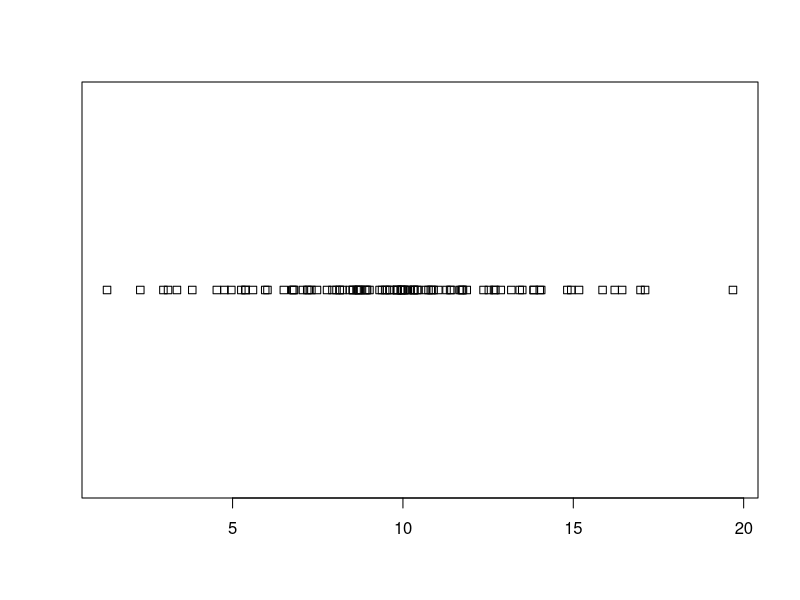
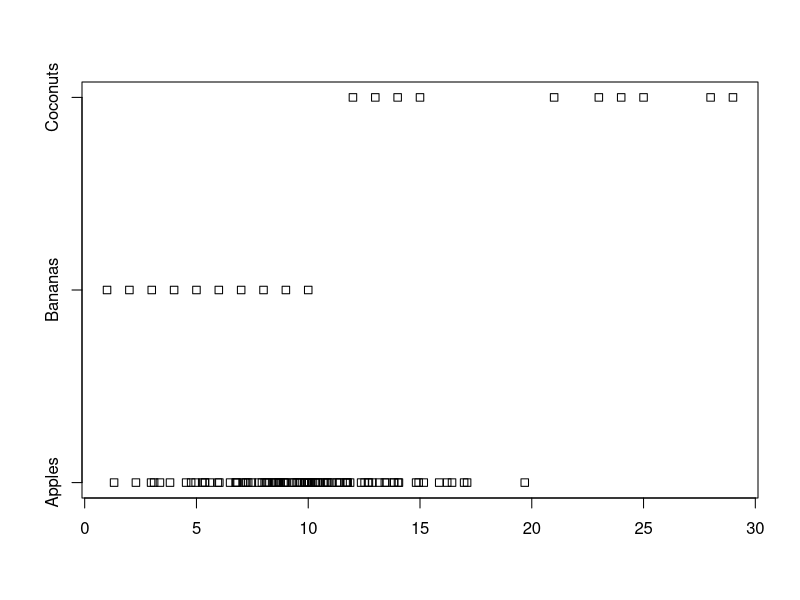
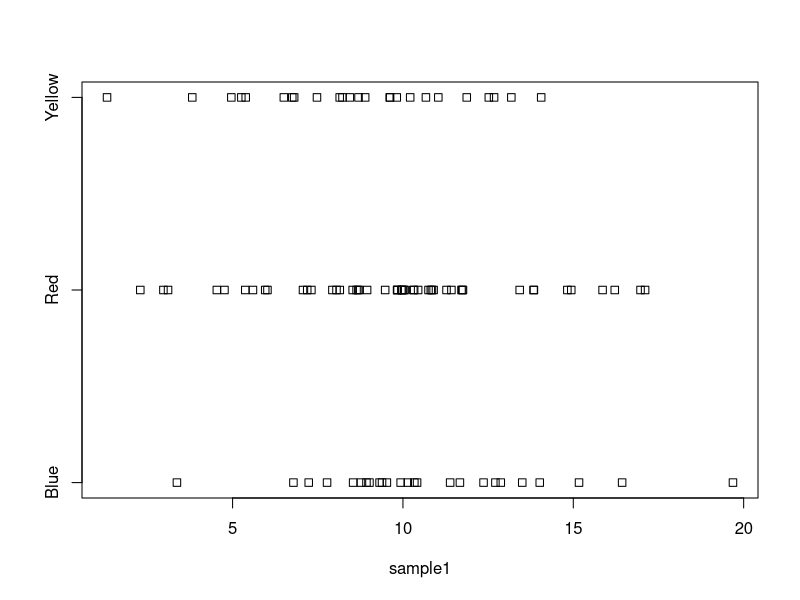
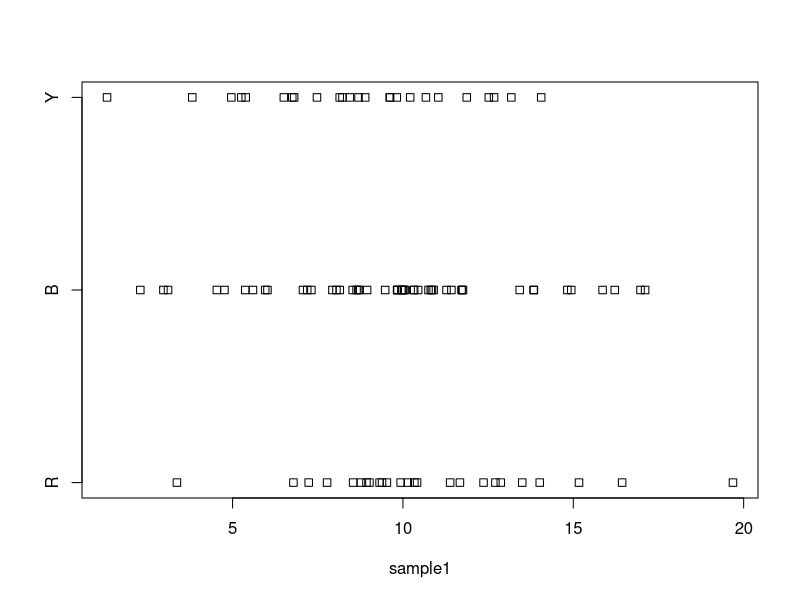
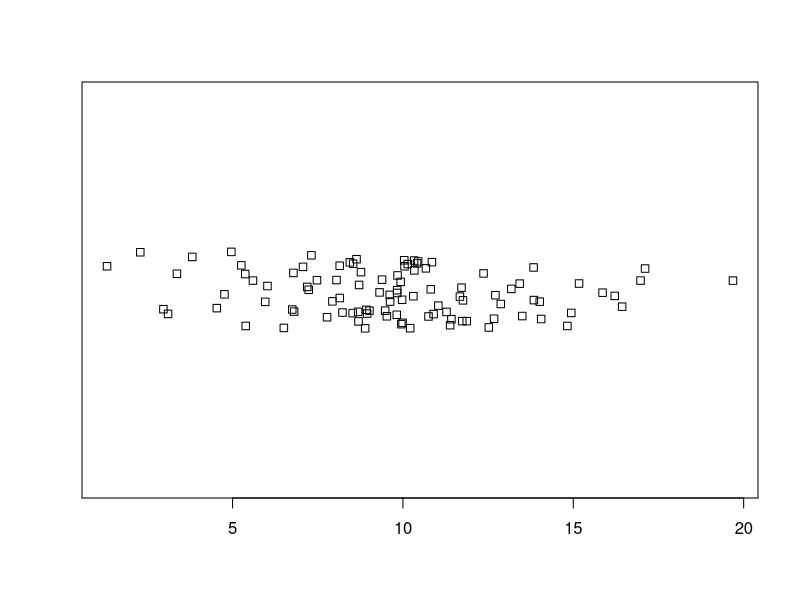
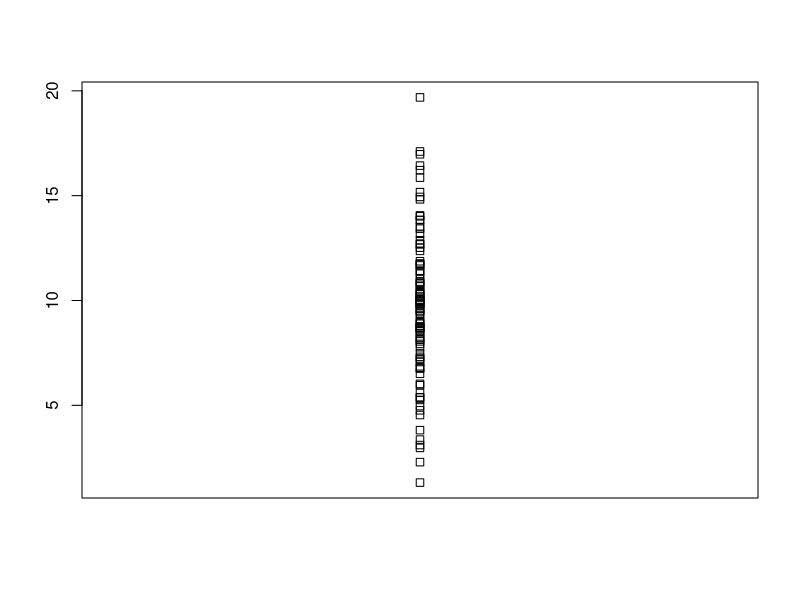

R code for these plots, in order:
# Copyright Mark Niemann-Ross, 2018
# Author: Mark Niemann-Ross. mark.niemannross@gmail.com
# LinkedIn: https://www.linkedin.com/in/markniemannross/
# Github: https://github.com/mnr
# More Learning: http://niemannross.com/link/mnratlil
# Description: strip chart
# affiliate: linkedin-learning.pxf.io/rweekly_stripchart

sample1 <- rnorm(100, mean = 10, sd = 3) # creates a normal distribution (bell curve)

stripchart(sample1)

# labeled multiple strip charts
sample2 <- c(10:1)
sample3 <- sample(1:30, 10)

stripchart(list("Apples" = sample1, "Bananas" = sample2, "Coconuts" = sample3) )

# using the "~" formula
groupFactor <- factor(rep(c("Red", "Blue", "Yellow", "Red"), 25)) # set up a factor

stripchart(sample1 ~ groupFactor)
stripchart(sample1 ~ groupFactor, group.names = c("R", "B", "Y"))

# other
stripchart(sample1, method = "jitter", jitter = 1)
stripchart(sample1, vertical = TRUE)
